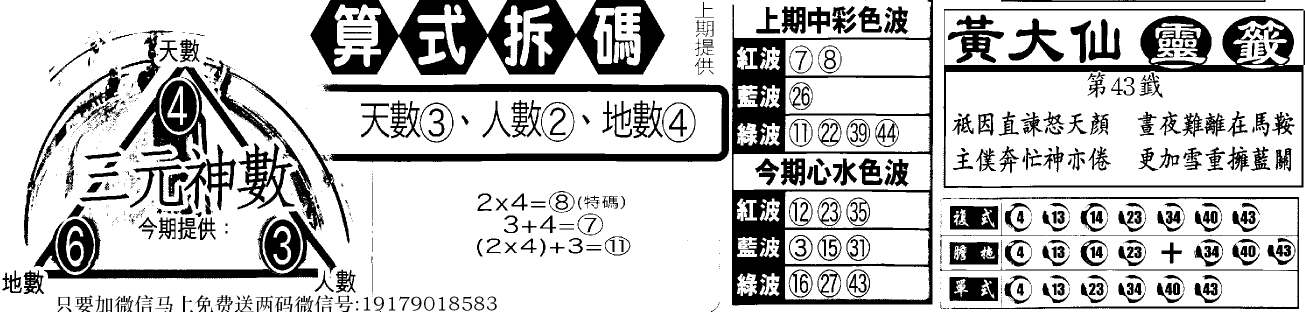
#> input picture templates/template_002.png, 2609 x 623 px (shown at 1/2 size)
$ python -i main.py   (imports and definitions only)
#> lines starting #> are read from the running program, lines starting #| are printed output that depends on the picture; after the words box and inside, x2 and y2 are one past the last pixel; in counts of white or black regions, pixels touching at a corner belong together
# -*- coding: utf-8 -*- # 指定编码
import os
import time
# import argparse # No longer needed for menu
import cv2
import numpy as np
import requests
import shutil
from datetime import datetime
import csv # 导入 csv 模块，方便处理索引
import traceback # For better error reporting
import glob # <--- IMPORTED FOR FILE SEARCHING

# ====================
# 配置区（按需修改）
# ====================
CONFIG = {
    "download_list_file": "download_list.txt",  # 下载列表文件路径
    "template_dir": "templates",      # 模板存储目录
    "template_index": "templates_index.csv",  # 模板索引文件 (使用 .csv)
    "output_dir": "processed",        # 处理结果目录
    "download_dir": "downloads",      # 下载存储目录
    "archive_dir": "processed_originals", # 处理完成的原始文件移动目录 - Not used in current process_images
    "timeout": 15,                    # 下载超时(秒) - 稍增加
    "max_retries": 3,                 # 最大重试次数
    "retry_delay": 2,                 # 重试等待基数(秒)
    "match_threshold": 0.65,          # 模板匹配相似度阈值 (可根据实际情况调整)
    "rotation_range": 15,             # 旋转校正范围（±15度）
    "rotation_step": 1,               # 旋转步长（1度）
    "wait_timeout": 0                 # cv2.waitKey(0) 表示无限等待用户按键
}

# 全局变量用于自定义 ROI 选择
drawing = False # 标记是否正在绘制矩形
ix, iy = -1, -1 # 鼠标按下时的初始坐标
roi_coords = None # 存储最终选择的 ROI 坐标 (x, y, w, h)
img_copy = None # 存储当前显示图像的副本，用于绘制

# [267 lines left out: functions mouse_callback, custom_select_roi, read_download_list, download_images, not called in this run]

def select_roi_interactive(img_path):
    """
    交互式选择ROI区域，包含旋转调整阶段和 ROI 选择阶段。
    返回: (roi, angle)
           roi: (x, y, w, h) 坐标元组 (相对于最终旋转后图像的 *原始* 尺寸)，如果跳过或取消则为 None。
           angle: 用户选择的最终旋转角度 (度)。
    """
#> called with img_path = 'templates/template_002.png'
    try:
        img = cv2.imread(img_path, cv2.IMREAD_COLOR)
#> img is the input picture: shape (623, 2609, 3); min 0, max 255, mean 196.2
        if img is None:
            print(f"! 无法读取图像: {img_path}")
            return None, 0.0
    except Exception as e:
        print(f"! 读取图像时出错 {img_path}: {e}")
        traceback.print_exc()
        return None, 0.0

    current_img = img.copy()
    angle = 0.0

    # --- 旋转调整阶段 ---
    WINDOW_NAME_ROTATE = '旋转调整 (R/T: 旋转, Q: 完成, S: 跳过, Esc: 退出)'
    cv2.namedWindow(WINDOW_NAME_ROTATE, cv2.WINDOW_NORMAL)
    print("\n--- 旋转调整 ---")
    print("按 R 逆时针旋转 / T 顺时针旋转 (步长 5 度)")
    print("按 Q 完成旋转，进入ROI选择")
    print("按 S 跳过此图片")
    print("按 Esc 退出程序")
    print("-----------------")

    keep_rotating = True
    while keep_rotating:
        h, w = current_img.shape[:2]
#> h = 623; w = 2609
        screen_height, screen_width = 700, 1000
        scale_rot = 1.0
        if w > 0 and h > 0:
            scale_rot = min(screen_width / w, screen_height / h, 1.0)
#> scale_rot = 0.383

        display_width_rot = max(1, int(w * scale_rot))
#> display_width_rot = 1000
        display_height_rot = max(1, int(h * scale_rot))
#> display_height_rot = 238

        try:
             cv2.resizeWindow(WINDOW_NAME_ROTATE, display_width_rot, display_height_rot)
             display_img_rot = cv2.resize(current_img, (display_width_rot, display_height_rot), interpolation=cv2.INTER_AREA)
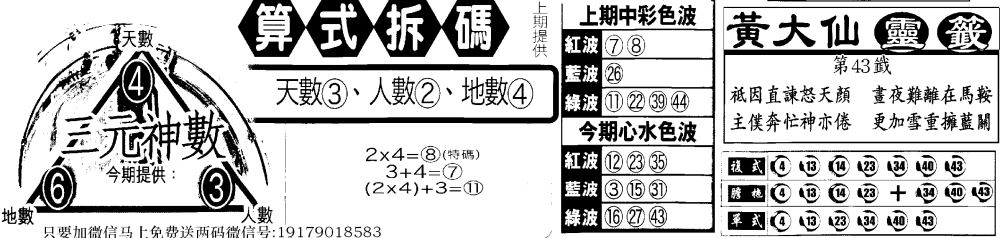
#> display_img_rot: shape (238, 1000, 3); min 0, max 255, mean 196.2
             cv2.putText(display_img_rot, f'Angle: {angle:.1f}', (10, max(20, display_height_rot - 20)),
                        cv2.FONT_HERSHEY_SIMPLEX, 0.7, (0, 255, 0), 2)
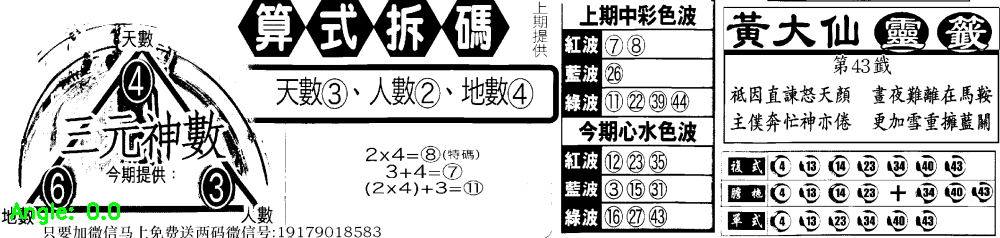
#> display_img_rot: shape (238, 1000, 3); 0.32% of pixels changed, all inside (x1, y1, x2, y2) = (10, 202, 120, 225)
             cv2.imshow(WINDOW_NAME_ROTATE, display_img_rot)
        except cv2.error as e:
            print(f"Error during rotation display setup: {e}")
            cv2.destroyWindow(WINDOW_NAME_ROTATE)
            return None, angle

        key = cv2.waitKey(CONFIG['wait_timeout']) & 0xFF
#> (key q is pressed here)

        rotate_step = 5.0
        needs_rotation_update = False
        if key == ord('r'):
            angle = (angle - rotate_step) % 360
            needs_rotation_update = True
        elif key == ord('t'):
            angle = (angle + rotate_step) % 360
            needs_rotation_update = True
        elif key == ord('q'):
            print(f"旋转完成，最终角度: {angle:.1f} 度")
            keep_rotating = False
        elif key == ord('s'):
            print("用户按 S 键，跳过当前图片")
            cv2.destroyWindow(WINDOW_NAME_ROTATE)
            return None, angle
        elif key == 27:
            print("用户按 ESC 键，退出程序")
            cv2.destroyWindow(WINDOW_NAME_ROTATE)
            exit(0)
        else:
            continue

        if needs_rotation_update:
            h_orig, w_orig = img.shape[:2]
            if w_orig > 0 and h_orig > 0:
                center = (w_orig // 2, h_orig // 2)
                matrix = cv2.getRotationMatrix2D(center, angle, 1.0)
                try:
                    current_img = cv2.warpAffine(img, matrix, (w_orig, h_orig), borderMode=cv2.BORDER_REPLICATE)
                except cv2.error as e:
                    print(f"Error during image rotation: {e}")
                    current_img = img.copy()
                    angle = 0.0
            else:
                print("Warning: Original image has zero dimensions, cannot rotate.")
                keep_rotating = False

    cv2.destroyWindow(WINDOW_NAME_ROTATE)

    # --- ROI 选择阶段 ---
    final_rotated_img = current_img
    roi_final_coords = None

    while True:
        print("\n--- ROI 选择方式 ---")
        print("1. OpenCV 内建选择器 (拖动鼠标, Enter/Space确认)")
        print("2. 自定义鼠标选择器 (拖动鼠标, Enter/Space确认)")
        print("3. 手动输入坐标 (M)")
        print("S: 跳过此图片 (不生成模板)")
        print("Esc: 退出程序")
        print("----------------------")
        choice = input("请选择 ROI 获取方式 (1/2/3/S/Esc): ").strip().lower()

        h_roi_img, w_roi_img = final_rotated_img.shape[:2]
        if h_roi_img <= 0 or w_roi_img <= 0:
            print("! 错误：旋转后的图像尺寸无效，无法选择ROI。")
            return None, angle

        screen_height_roi, screen_width_roi = 700, 1000
        scale_roi = 1.0
        if w_roi_img > 0 and h_roi_img > 0: # Avoid division by zero
            scale_roi = min(screen_width_roi / w_roi_img, screen_height_roi / h_roi_img, 1.0)
        display_width_roi = max(1, int(w_roi_img * scale_roi))
        display_height_roi = max(1, int(h_roi_img * scale_roi))

        try:
             display_img_roi = cv2.resize(final_rotated_img, (display_width_roi, display_height_roi), interpolation=cv2.INTER_AREA)
        except cv2.error as e:
             print(f"! 错误: 调整图像大小以选择ROI时失败: {e}")
             return None, angle

        roi_scaled = None

        if choice == '1':
            WINDOW_NAME_ROI_CV = '选择ROI (OpenCV 内建 - 拖动, Enter/Space确认, C取消)'
            cv2.namedWindow(WINDOW_NAME_ROI_CV, cv2.WINDOW_NORMAL)
            cv2.resizeWindow(WINDOW_NAME_ROI_CV, display_width_roi, display_height_roi)
            print("提示: 在弹出的窗口中拖动选择区域, 按 Enter/Space 确认, 按 C 取消.")
            try:
                # Ensure display_img_roi is valid before passing to selectROI
                if display_img_roi is None or display_img_roi.size == 0:
                     print("! 错误: 无法创建用于ROI选择的显示图像。")
                     cv2.destroyWindow(WINDOW_NAME_ROI_CV)
                     return None, angle # Indicate failure
                roi_scaled = cv2.selectROI(WINDOW_NAME_ROI_CV, display_img_roi, showCrosshair=False, fromCenter=False)
            except Exception as e:
                 print(f"! 调用 OpenCV selectROI 时出错: {e}")
                 roi_scaled = (0, 0, 0, 0)
            cv2.destroyWindow(WINDOW_NAME_ROI_CV)
            if roi_scaled == (0, 0, 0, 0) or not roi_scaled or roi_scaled[2] <= 0 or roi_scaled[3] <= 0:
                print("用户取消选择或选择无效 (OpenCV)。")
                roi_scaled = None

        elif choice == '2':
            WINDOW_NAME_ROI_CUSTOM = '选择ROI区域（自定义）'
            roi_scaled = custom_select_roi(WINDOW_NAME_ROI_CUSTOM, display_img_roi)
            if roi_scaled == (0, 0, 0, 0) or not roi_scaled or roi_scaled[2] <= 0 or roi_scaled[3] <= 0:
                print("用户取消选择或选择无效 (自定义)。")
                roi_scaled = None

        elif choice == 'm':
            print(f"当前图像尺寸 (旋转后): 宽={w_roi_img}, 高={h_roi_img}")
            try:
                x_m_str = input("请输入 ROI 的 x 坐标 (左上角): ")
                y_m_str = input("请输入 ROI 的 y 坐标 (左上角): ")
                w_m_str = input("请输入 ROI 的宽度 w: ")
                h_m_str = input("请输入 ROI 的高度 h: ")
                x_m = int(x_m_str)
                y_m = int(y_m_str)
                w_m = int(w_m_str)
                h_m = int(h_m_str)
                if x_m < 0 or y_m < 0 or w_m <= 0 or h_m <= 0 or x_m + w_m > w_roi_img or y_m + h_m > h_roi_img:
                    print("错误：输入的 ROI 坐标无效或超出图像边界，请重试。")
                    continue
                else:
                    roi_final_coords = (x_m, y_m, w_m, h_m)
                    break
            except ValueError:
                print("错误：请输入有效的整数坐标，请重试。")
                continue
            except Exception as e:
                 print(f"输入时发生错误: {e}")
                 continue

        elif choice == 's':
            print("用户按 S 键，跳过当前图片 (不生成模板)")
            return None, angle

        elif choice == 'esc':
             print("用户按 ESC 键，退出程序")
             exit(0)
        elif choice == '':
             print("无效选择 (直接按回车)，请选择 1, 2, 3, S 或 Esc.")
             continue
        else:
            print("无效选择，请重新输入。")
            continue

        if roi_scaled:
            x_s, y_s, w_s, h_s = roi_scaled
            if scale_roi > 1e-6:
                x = int(x_s / scale_roi)
                y = int(y_s / scale_roi)
                w = int(w_s / scale_roi)
                h = int(h_s / scale_roi)
            else:
                print("! 错误: 显示缩放比例为零，无法转换ROI坐标。")
                continue

            x = max(0, x)
            y = max(0, y)
            if x + w > w_roi_img:
                w = w_roi_img - x
            if y + h > h_roi_img:
                h = h_roi_img - y

            if w > 0 and h > 0:
                 roi_final_coords = (x, y, w, h)
                 print(f"最终 ROI (原始尺寸坐标): {roi_final_coords}")
                 break
            else:
                 print("警告: ROI 转换或修正后无效 (宽或高<=0)。请重试。")
#> this loop made 1 pass; the answer given on pass 1: 1

    return roi_final_coords, angle

# [575 lines left out: functions read_template_index, write_template_index, _delete_all_templates_for_file, generate_templates, crop_with_multiple_templates, process_images, not called in this run]


# ================================================
# Main Program Entry Point
# ================================================
# [89 lines not run here, left out]

#> (the run stopped early here; a loop or call above may not have finished)

$ run again, on templates/template_014.jpg
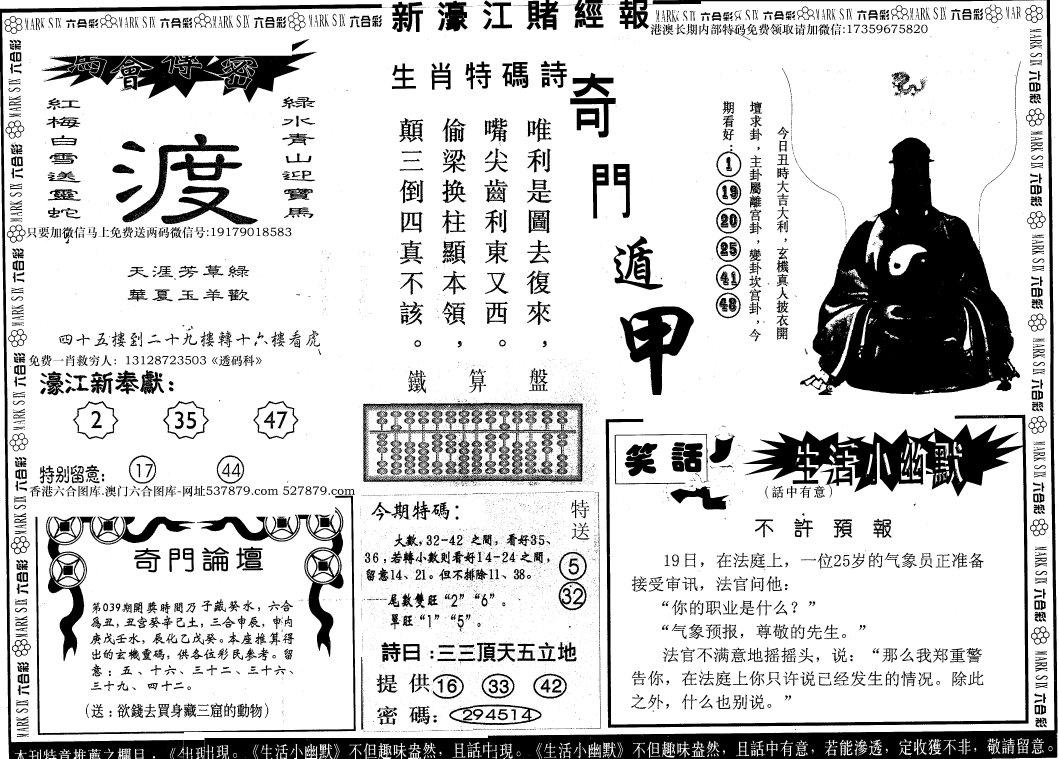
#> input picture templates/template_014.jpg, 4233 x 3034 px (shown at 1/4 size)
#> in select_roi_interactive, img is the input picture: shape (3034, 4233, 3); min 0, max 255, mean 207.6
#> in select_roi_interactive, `display_img_rot = cv2.resize(current_img, (display_width_rot, display_..`:
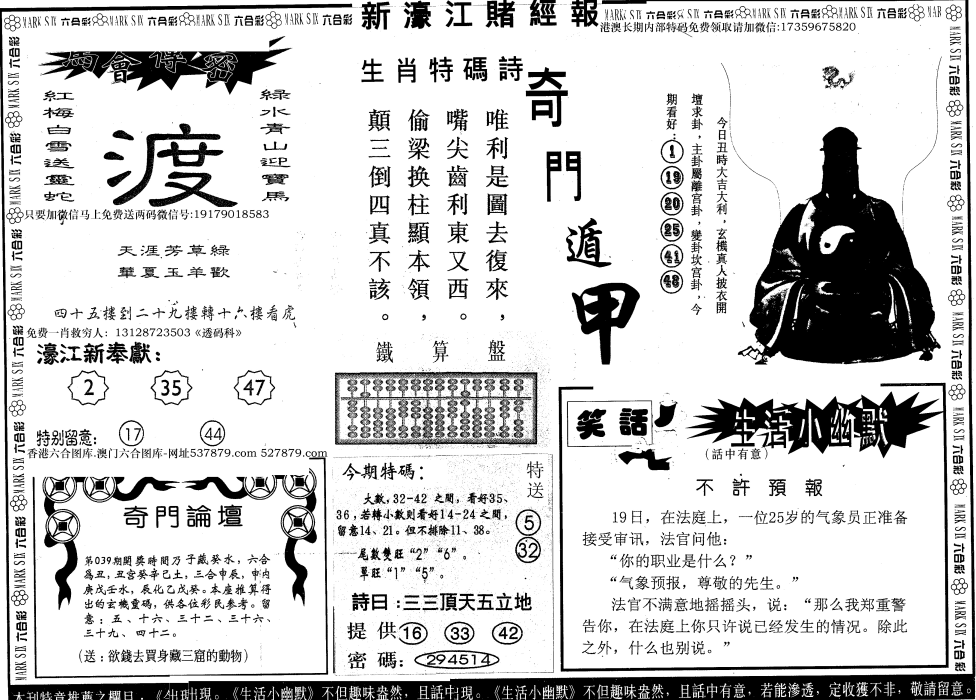
#> display_img_rot: shape (700, 976, 3); min 0, max 255, mean 207.6
#> in select_roi_interactive, `cv2.putText(display_img_rot, f'Angle: {angle:.1f}', (10, max(20, displ..`:
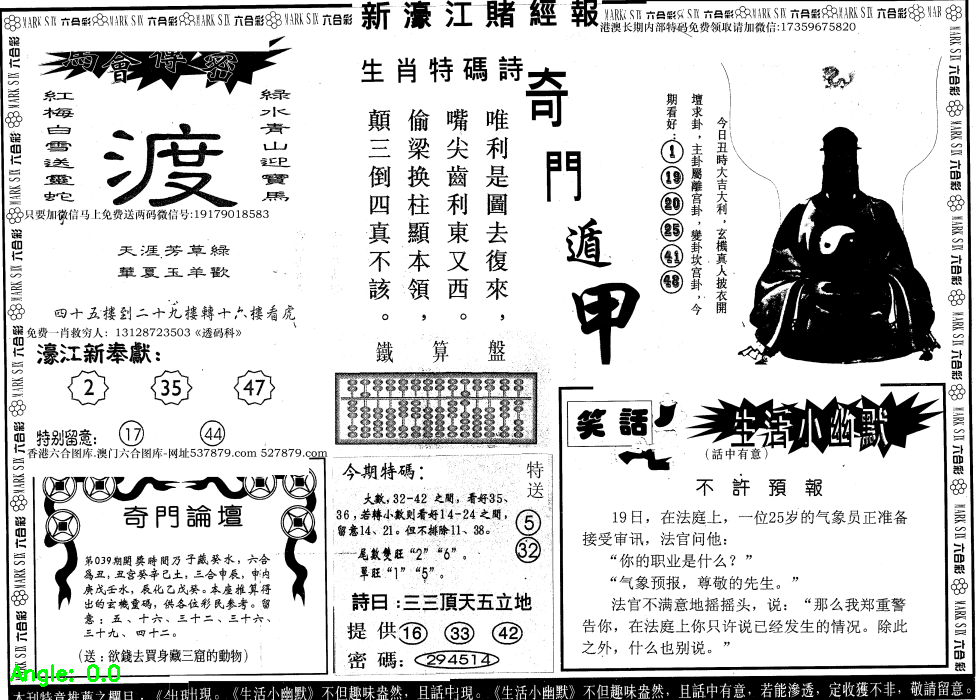
#> display_img_rot: shape (700, 976, 3); 0.11% of pixels changed, all inside (x1, y1, x2, y2) = (10, 664, 120, 687)
#> the loop in select_roi_interactive, `while True:` made 1 pass; the answer given on pass 1: 1
